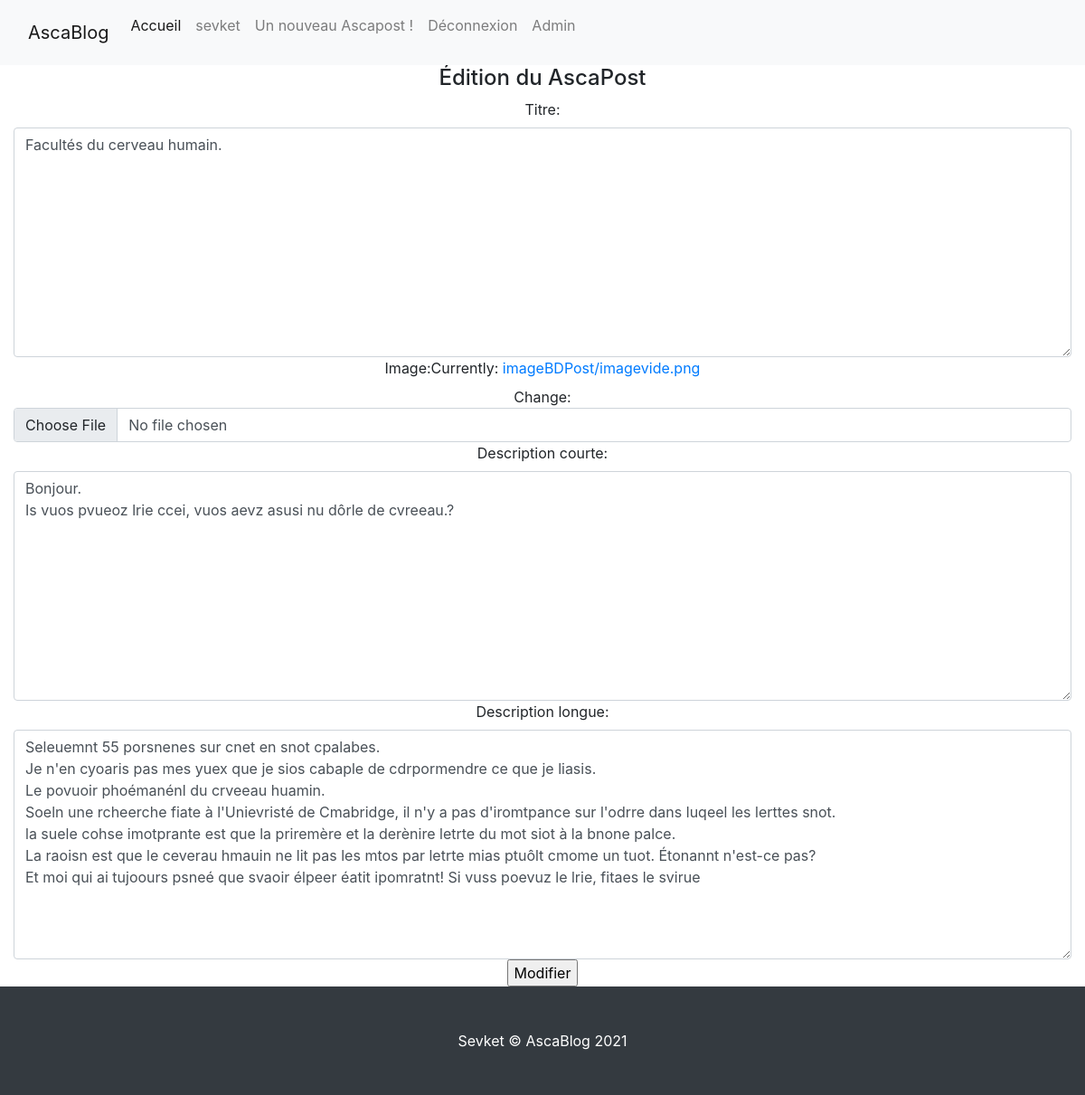
/monActivite/ModifieTonPost/22/ (signed in), run on the app's committed database.
### monActivite/models.py (models this page shows, shortened)
class Ascapost(models.Model):
    titre = models.TextField(default='AscaTitre', max_length=400)
    image = models.ImageField(upload_to = 'imageBDPost/', default = 'imageBDPost/imagevide.png')
    description_courte = models.TextField(default='AscaDescription_courte', max_length=280 ) #Sera afficher lorsqu'un Ascanien a une vue globale sur tous les articles
    description_longue = models.TextField(default='AscaDescription_longue') #Sera afficher lorsqu'un Ascanien a une vue d'un article en détail
    auteur =  models.ForeignKey(User, on_delete=models.CASCADE, null=True)
    date = models.DateField(auto_now=True)

### monActivite/views.py (the view)
# urls.py: path('ModifieTonPost/<int:id>/', views.editPost, name='editPost_ind'),
@login_required(login_url='/comptes/inscription/')
def editPost(request, id):
    post = Ascapost.objects.get( id=id)
    form = forms.NewPost(instance = post)
    if request.method == 'POST':
        form = forms.NewPost(request.POST, instance = post)
        if form.is_valid():
            form.save()
            return redirect('/monActivite/')
    data = {'form' :form}
    return render(request,'monActivite/editPost_ind.html',data)

### monActivite/forms.py
class NewPost(forms.ModelForm):
    class Meta:
        model = models.Ascapost
        fields = ['titre','image','description_courte','description_longue']
        exclude = ['auteur']
    def __init__(self, *args, **kwargs):
        super(NewPost, self).__init__(*args, **kwargs)
        for visible in self.visible_fields():
            visible.field.widget.attrs['class'] = 'form-control'

### monActivite/templates/monActivite/editPost_ind.html (shortened to what this page needs)
{% extends 'accueil/sqlt.html' %}
{% block body %}
<div class="container-fluid">
  <div class="text-center">
    <div class="text-center">
      <h4>Édition du AscaPost</h4>
      <form class="site-form" action="" method="post">
        {{ form }}
        <input type="submit" value="Modifier">
      </form>
    </div>
  </div>
</div>
{% endblock %}

### accueil/templates/accueil/sqlt.html (shortened to what this page needs)
{% load static %}
<!DOCTYPE html>
<html lang="fr" dir="ltr">
<head>
  <link rel="stylesheet" type="text/css" href="{% static 'css/sqlt.css' %}">
  <link href="https://cdn.jsdelivr.net/npm/bootstrap@5.0.0-beta2/dist/css/bootstrap.min.css" rel="stylesheet">
  <link href="{% static 'css/bootstrap/css/bootstrap.min.css' %}" rel="stylesheet">
</head>
<body>
  <nav class="navbar navbar-expand-lg navbar-light bg-light">
    <div class="container-fluid">
      <a class="navbar-brand">AscaBlog</a>
      <div class="collapse navbar-collapse" id="navbarNavDropdown">
        <ul class="navbar-nav">
          <li class="nav-item">
            <a class="nav-link active" aria-current="page" href="{% block lien_accueil %}/{% endblock %}">Accueil</a>
          </li>
          {% if not request.user.is_authenticated %}
            <li class="nav-item">
              <a class="nav-link" href="/monActivite">Mon profil</a>
            </li>
          {% else %}
            <li class="nav-item">
              <a class="nav-link" href="/monActivite">{{ request.user.username }}</a>
            </li>
            {% endif %}
          <li class="nav-item">
            <a class="nav-link" href="/monActivite/Nouveau_Ascapost">Un nouveau Ascapost !</a>
          </li>
          {% if not request.user.is_authenticated %}
            <li class="nav-item">
              <a class="nav-link"  href="/comptes/inscription/"> Inscription</a>
            </li>
            <li class="nav-item">
              <a class="nav-link"  href="/comptes/login/"> Connexion</a>
            </li>
          {% else %}
            <li class="nav-item">
              <p><a class="nav-link" href="/comptes/deconnexion/">Déconnexion</a></p>
            </li>
            {% if user.is_superuser %}
              <li class="nav-item">
                <p><a class="nav-link" href="/admin">Admin</a></p>
              </li>
            {% endif %}
          {% endif %}
        </ul>
      </div>
    </div>
  </nav>
  {% block body %}{% endblock %}
</body>
<footer class="py-5 bg-dark">
  <div class="container">
 <p class="m-0 text-center text-white">Sevket &copy; AscaBlog 2021</p>
 </div>
</footer>
</html>

### data on the page
Ascapost: titre "Facultés du cerveau humain.", description_courte "Bonjour. Is vuos pvueoz lrie ccei, vuos aevz asusi nu dôrle de cvreeau.?", description_longue "Seleuemnt 55 porsnenes sur cnet en snot cpalabes. Je n'en cyoaris pas mes yuex que je sios cabaple de cdrpormendre ce que je liasis. Le povuoir phoémanénl du crveeau huamin. Soeln une rcheerche fiate à l'Unievristé de Cmabridge, il n'y a pas d'iromtpance sur l'odrre dans luqeel les lerttes snot. la suele cohse imotprante est que la priremère et la derènire letrte du mot siot à la bnone palce. La raoisn est que le ceverau hmauin ne lit pas les mtos par letrte mias ptuôlt cmome un tuot. Étonannt n'est-ce pas? Et moi qui ai tujoours psneé que svaoir élpeer éatit ipomratnt! Si vuss poevuz le lrie, fitaes le svirue"

### other printed values
{{ request.user.username }} "sevket"
